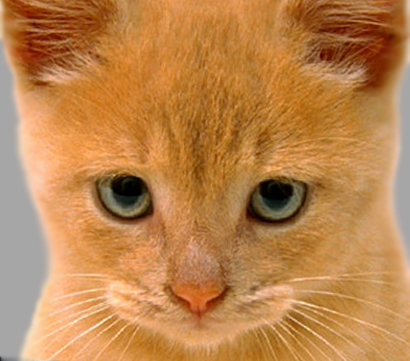
#> input picture Practica 1/imagenes/cat.bmp, 410 x 361 px, found by its file name; the run also reads 5 pictures not shown here
$ python main.py   (older library calls are emulated)
#> lines starting #> are read from the running program, lines starting #| are printed output that depends on the picture
#! /usr/bin/env python
# -*- coding: utf-8 -*-


##########################################################################################################
# Trabajo 1: Filtrado y Muestreo
# Curso 2017/2018
# Gema Correa Fernández

##########################################################################################################


# Importamos las librerías necesarias para desarrollar la práctica
import numpy as np
import cv2
from matplotlib import pyplot as plt
import math


# ------------------------------------------------------------------------------------------------------- #
# EJERCICIO 1
# ------------------------------------------------------------------------------------------------------- #

## APARTADO A ##

# Función que lee una imagen (leemos una imagen con la funcion de opencv 'imread' con el flag especificado)
# Entrada:
#  - filename: nombre del archivo desde el que se lee la imagen
#  - flag_color: variable booleana que nos indica si leemos una imagen en color o en escala de grises
# Salida: devuelve la matriz (el objeto) donde se almacena
def leer_imagen(filename, flag_color=True):

	if (flag_color): # Si flag_color es True, carga una imagen en color de 3 canales
		image = cv2.imread(filename, flags=1);

	else: # Si flag_color es False, carga una imagen en escala de grises
		image = cv2.imread(filename, flags=0);

	return image


# Función que representa imágenes con sus títulos en una misma ventana
# Entrada:
#  - lista_imagen_leida: lista de las imágenes a mostrar
#  - lista_titulos: lista de títulos de cada imagen a mostrar
# Salida: visualización de las imágenes con sus títulos en una misma ventana
def representar_imagenes(lista_imagen_leida, lista_titulos):

	# Comprobamos que el numero de imágenes corresponde con el número de títulos pasados
	if len(lista_imagen_leida) != len(lista_titulos):
		print("No hay el mismo número de imágenes que de títulos.")
		return -1 # No hay el mismo numero de imágenes que de títulos

	# Calculamos el numero de imagenes
	n_imagenes = len(lista_imagen_leida)

	# Establecemos por defecto el numero de columnas
	n_columnas = 2

	# Calculamos el número de filas
	n_filas = (n_imagenes // n_columnas) + (n_imagenes % n_columnas)

	# Establecemos por defecto un tamaño a las imágenes
	plt.figure(figsize=(7,7))

	# Recorremos la lista de imágenes
	for i in range(0, n_imagenes):

		plt.subplot(n_filas, n_columnas, i+1) # plt.subplot empieza en 1

		if (len(np.shape(lista_imagen_leida[i]))) == 2: # Si la imagen es en gris
			plt.imshow(lista_imagen_leida[i], cmap = 'gray')
		else: # Si la imagen es en color
			plt.imshow(cv2.cvtColor(lista_imagen_leida[i], cv2.COLOR_BGR2RGB))

		plt.title(lista_titulos[i]) # Añadimos el título a cada imagen

		plt.xticks([]), plt.yticks([]) # Para ocultar los valores de tick en los ejes X e Y

	plt.show()


## APARTADO B ##

# Función que desenfoca una imagen usando un filtro gaussiana
# Entrada:
#  - imagen: nombre del archivo al cual se le va a aplicar el filtro
#  - sigma: valor del sigma
#  - borde: borde que queremos aplicar a la imagen
# Salida: devuelve la imagen con el filtro aplicado
def alisar_imagen(imagen, sigma, borde):

	# Calculamos el tamanio de la mascara
	tamanio = 3*sigma * 2 + 1

	# Aplicamos el filtro a la imagen
	blur = cv2.GaussianBlur(imagen, ksize=(tamanio,tamanio),
							sigmaX = sigma, sigmaY=sigma, borderType=borde)


	# Cambiamos la imagen a una profundidad(color) de 8 o 16 bits sin signo int (8U, 16U)
	# o 32 bit flotante (32F)
	return blur.astype(np.uint8)


## APARTADO C ##

# Función que aplica convolucion primero por filas y luego por columnas
# Entrada:
#  - imagen: nombre del archivo al cual se le va a aplicar el filtro
#  - borde: borde que queremos aplicar a la imagen
#  - mask_fila: mascara que aplicaremos por filas
#  - mask_col: mascara que aplicaremos por columnas
# Salida: devuelve la imagen convolucionada
def convolucion_separable(imagen, borde, mask_fila=None, mask_col=None):

	# Copio la imagen de entrada
	nueva_imagen = np.copy(imagen)

	# Si imagen en escala de grises B/N
	if len(np.shape(imagen)) == 2:

		if mask_fila is not None:

			# Iteramos por filas
			for i in range(np.shape(imagen)[0]):

				# Aplicamos convolución
				fila = cv2.filter2D(imagen[i,:], -1, mask_fila, borderType=borde)

				# debemos poner fila[:,0] ya que filter2D crea una estructura de canales
				# pero la imagen no tiene canales
				nueva_imagen[i,:] = fila[:,0]

		if mask_col is not None:

			nueva_imagen = nueva_imagen.transpose(1,0) # Transponemos para cambiar filas por columnas

			# Iteramos ahora por columnas (igual que con las filas)
			for i in range(np.shape(imagen)[1]):

				# Aplicamos convolución
				columna = cv2.filter2D(nueva_imagen[i,:], -1, mask_col, borderType=borde)
				nueva_imagen[i,:] = columna[:,0]

			# Volvemos a trasponer para obtener la imagen original alisada
			nueva_imagen = nueva_imagen.transpose(1,0)

	else: # Imagen en color

		if mask_fila is not None:

			# Iteramos filas
			for i in range(np.shape(imagen)[0]):
				# Aplicamos convolución por cada canal
				fila = cv2.filter2D(imagen[i,:,:], -1, mask_fila, borderType=borde)
				nueva_imagen[i,:,:] = fila

		if mask_col is not None:

			nueva_imagen = nueva_imagen.transpose(1,0,2) # Transponemos para cambiar filas por columnas

			# Iteramos ahora por columnas
			for i in range(np.shape(imagen)[1]):
				# Aplicamos convolución por cada canal
				columna = cv2.filter2D(nueva_imagen[i,:,:], -1, mask_col, borderType=borde)
				nueva_imagen[i,:,:] = columna

			# Volvemos a trasponer para obtener la imagen original alisada
			nueva_imagen = nueva_imagen.transpose(1,0,2)

	return nueva_imagen.astype(np.uint8)


## APARTADO D ##

# Función de convolución con núcleo de primera derivada
# Entrada:
#  - imagen: nombre del archivo al cual se le va a aplicar el filtro
#  - sigma: valor del sigma
#  - borde: borde que queremos aplicar a la imagen
# Salida: visualización de imágenes aplicando la primera derivada
def primera_derivada(imagen, sigma, borde):

	# Calculamos el tamanio
	tamanio = 3*sigma*2+1

	# Hacemos la primera derivada del núcleo y nos devolverá una para X y otra para Y
	mascara = cv2.getDerivKernels(dx=1, dy=1, ksize=tamanio)
	# Le asignamos la primera derivada a las filas (X)
	mascara_fila = mascara[0]

	# Usamos la convolución del apartado C
	# Para conseguir los bordes horizontales --> por eso necesitas pasar por columnas
	bordes_horizontales = convolucion_separable(imagen, cv2.BORDER_REFLECT, None, mascara_fila)

	# Le asignamos la primera derivada a las filas (Y)
	mascara_col = mascara[1]
	# Para conseguir los bordes verticales --> por eso necesitas pasar por filas (es cuando cruza)
	bordes_verticales = convolucion_separable(imagen, cv2.BORDER_REFLECT, mascara_col, None)

	# Normalizamos imágenes de derivadas
	bordes_horizontales = cv2.normalize(bordes_horizontales, bordes_horizontales, alpha=0, beta=255, norm_type=cv2.NORM_MINMAX, dtype=cv2.CV_32F)
	bordes_verticales = cv2.normalize(bordes_verticales, bordes_verticales, alpha=0, beta=255, norm_type=cv2.NORM_MINMAX, dtype=cv2.CV_32F)

	representar_imagenes([imagen, bordes_horizontales,bordes_verticales],
		['Original alisada','1ª Bordes Horizontales','1ª Bordes Verticales'])


## APARTADO E ##

# Función de convolución con núcleo de segunda derivada
# Entrada:
#  - imagen: nombre del archivo al cual se le va a aplicar el filtro
#  - sigma: valor del sigma
#  - borde: borde que queremos aplicar a la imagen
# Salida: visualización de imágenes aplicando la segunda derivada
def segunda_derivada(imagen, sigma, borde):

	# Calculamos el tamanio
	tamanio = 3*sigma*2 + 1

	# Hacemos la segunda derivada del núcleo y nos devolverá una para X y otra para Y
	mascara = cv2.getDerivKernels(dx=2, dy=2, ksize=tamanio)
	# Le asignamos la primera derivada a las filas (X)
	mascara_fila = mascara[0]

	# Usamos la convolución del apartado C
	# Para conseguir los bordes horizontales --> por eso necesitas pasar por columnas
	bordes_horizontales = convolucion_separable(imagen, cv2.BORDER_REFLECT, None, mascara_fila)

	# Le asignamos la primera derivada a las filas (Y)
	mascara_col = mascara[1]
	# Para conseguir los bordes verticales --> por eso necesitas pasar por filas (es cuando cruza)
	bordes_verticales = convolucion_separable(imagen, cv2.BORDER_REFLECT, mascara_col, None)

	# Normalizamos imágenes de derivadas
	bordes_horizontales = cv2.normalize(bordes_horizontales, bordes_horizontales, alpha=0, beta=255, norm_type=cv2.NORM_MINMAX, dtype=cv2.CV_32F)
	bordes_verticales = cv2.normalize(bordes_verticales, bordes_verticales, alpha=0, beta=255, norm_type=cv2.NORM_MINMAX, dtype=cv2.CV_32F)

	representar_imagenes([imagen, bordes_horizontales,bordes_verticales],
		['Original alisada','2ª Bordes Horizontales','2ª Bordes Verticales'])


## APARTADO F ##

# Función de convolución con núcleo Laplaciana-Gaussiana
# Entrada:
#  - imagen: nombre del archivo al cual se le va a aplicar el filtro
#  - sigma: valor del sigma
#  - borde: borde que queremos aplicar a la imagen
# Salida: visualización de imágenes aplicando la laplaciana
def laplaciana(imagen, sigma, borde):

	# Calculamos el tamanio
	tamanio = 3*sigma*2 + 1

	# Hacemos la segunda derivada del núcleo y nos devolverá una para X y otra para Y
	mascara = cv2.getDerivKernels(dx=2, dy=2, ksize=tamanio)
	# Sumamos ambas derivadas
	laplaciana = mascara[0] + mascara[1]

	# Normalizamos la imagen
	imagen = cv2.normalize(imagen, imagen, 0, 255, cv2.NORM_MINMAX)

	# Hacemos convolución
	laplace = cv2.filter2D(imagen, -1, kernel = laplaciana, borderType=borde)

	# representar_imagenes([imagen, laplace], ['imagen_original','laplaciana'])
	return laplace.astype(np.uint8)


## APARTADO G ##

# Función que genera una representanción en pirámide Gaussiana
# Entrada:
#  - imagen: nombre del archivo al cual se le va a aplicar el filtro
#  - levels: niveles de la pirámide
#  - borde: borde que queremos aplicar a la imagen
# Salida: visualización de una imagen en pirámide Gaussiana
def piramide_gaussiana(imagen, levels, borde):

	# Genero una copia de la imagem de entrada
	gaussianPyramid = [imagen.copy()]

	# Recorro los niveles
	for i in range(1, levels):

		# Obtengo cada imagen con su tamaño y su alisado
		img = cv2.pyrDown(gaussianPyramid[i - 1], borderType=borde)
		# Y la meto en una lista
		gaussianPyramid.append(img)

	# Compruebo si la imagen es en color
	if (len(np.shape(imagen))) == 3:

		# Creo una imagen, con el tamaño de todas las imágenes a meter
		nueva_imagen = np.empty((np.shape(imagen)[0],math.ceil(np.shape(imagen)[1]*1.5),
			np.shape(imagen)[2]))

		# Meto la primera imagen a mano (estará a la izquierda)
		nueva_imagen[0:np.shape(gaussianPyramid[0])[0],
		0:np.shape(gaussianPyramid[0])[1], 0:3] = gaussianPyramid[0]
		# Meto la segunda imagen a mano (estará a la derecha)
		nueva_imagen[0:np.shape(gaussianPyramid[1])[0],
		np.shape(gaussianPyramid[0])[1]:math.ceil(np.shape(gaussianPyramid[1])[1]+np.shape(gaussianPyramid[0])[1]),
		0:3] = gaussianPyramid[1]

		# Recorro los niveles que me quedan
		for i in range(2, levels):

			# Calculo la altura de cada imagen, para añadirla a continuación de la segunda imagen
			# Por eso voy sumando las alturas, para que así vaya una detrás de otra
			altura = 0
			for j in range (1, i):
				altura = altura + np.shape(gaussianPyramid[j])[0]

			# Ya tengo mi imagen con la pirámide en color (los voy metiendo en mi imagen ventana)
			nueva_imagen[altura:(np.shape(gaussianPyramid[i])[0]+altura),
			np.shape(gaussianPyramid[0])[1]:math.ceil(np.shape(gaussianPyramid[i])[1]+np.shape(gaussianPyramid[0])[1]),
			0:3] = gaussianPyramid[i]

	# Compruebo si la imagen es en blanco y negro
	else:

		# Creo una imagen, con el tamaño de todas las imágenes a meter
		nueva_imagen = np.empty((np.shape(imagen)[0],math.ceil(np.shape(imagen)[1]*1.5)))

		# Meto la primera imagen a mano (estará a la izquierda)
		nueva_imagen[0:np.shape(gaussianPyramid[0])[0],
		0:np.shape(gaussianPyramid[0])[1]] = gaussianPyramid[0]
		# Meto la segunda imagen a mano (estará a la derecha)
		nueva_imagen[0:np.shape(gaussianPyramid[1])[0],
		np.shape(gaussianPyramid[0])[1]:math.ceil(np.shape(gaussianPyramid[1])[1]+np.shape(gaussianPyramid[0])[1])]= gaussianPyramid[1]

		# Recorro los niveles que me quedan
		for i in range(2, levels):

			# Calculo la altura de cada imagen, para añadirla a continuación de la segunda imagen
			# Por eso voy sumando las alturas, para que así vaya una detrás de otra
			altura = 0
			for j in range (1, i):
				altura = altura + np.shape(gaussianPyramid[j])[0]

			# Ya tengo mi imagen con la pirámide en color (los voy metiendo en mi imagen ventana)
			nueva_imagen[altura:(np.shape(gaussianPyramid[i])[0]+altura),
			np.shape(gaussianPyramid[0])[1]:math.ceil(np.shape(gaussianPyramid[i])[1]+np.shape(gaussianPyramid[0])[1])] = gaussianPyramid[i]

	# Devuelvo la pirámide
	return nueva_imagen.astype(np.uint8)


## APARTADO H ##

# Función que genera una representanción en pirámide Laplaciana
# Entrada:
#  - imagen: nombre del archivo al cual se le va a aplicar el filtro
#  - levels: niveles de la pirámide
#  - borde: borde a usar
# Salida: visualización de una imagen en pirámide Laplaciana
def piramide_laplaciana(imagen, levels):

	# Aplicar mi función laplaciana a la imagen original
	imagen = alisar_imagen(imagen, 1, borde=cv2.BORDER_REFLECT)
	imagenL = laplaciana(imagen, 1, cv2.BORDER_REFLECT)
	# imagen = alisar_imagen(imagen, 3, borde=cv2.BORDER_REPLICATE)
	# imagenL = laplaciana(imagen, 1, cv2.BORDER_REPLICATE)

	# Genero una copia de la imagem de entrada
	laplacianPyramid = [imagenL]

	# Recorro los niveles
	for i in range(1, levels):

		# Alisado y reescala
		img = cv2.pyrDown(laplacianPyramid[i - 1])
		# Laplaciana
		# LA IMAGEN YA TIENE HECHA LA LAPLACIANA
		# img = laplaciana(img, 1, cv2.BORDER_REFLECT)  ###COGRREGIDO
		# Creo una lista con las imagenes laplacianas
		laplacianPyramid.append(img)

	# Compruebo si la imagen es en color
	if (len(np.shape(imagen))) == 3:

		# Creo una matriz imagen, con el tamaño de todas las imágenes a meter
		nueva_imagen = np.empty((np.shape(imagen)[0], math.ceil(np.shape(imagen)[1]*1.5),
			np.shape(imagen)[2]))

		# Meto la primera imagen a mano (estará a la izquierda)
		nueva_imagen[0:np.shape(laplacianPyramid[0])[0],
		0:np.shape(laplacianPyramid[0])[1], 0:3] = laplacianPyramid[0]
		# Meto la segunda imagen a mano (estará a la derecha)
		nueva_imagen[0:np.shape(laplacianPyramid[1])[0],
		np.shape(laplacianPyramid[0])[1]:math.ceil(np.shape(laplacianPyramid[1])[1]+np.shape(laplacianPyramid[0])[1]),
		0:3] = laplacianPyramid[1]

		# Recorro los niveles que me quedan
		for i in range(2, levels):

			# Calculo la altura de cada imagen, para añadirla a continuación de la segunda imagen
			# Por eso voy sumando las alturas, para que así vaya una detrás de otra
			altura = 0
			for j in range (1, i):
				altura = altura + np.shape(laplacianPyramid[j])[0]

			# Ya tengo mi imagen con la pirámide en color
			nueva_imagen[altura:(np.shape(laplacianPyramid[i])[0]+altura),
			np.shape(laplacianPyramid[0])[1]:math.ceil(np.shape(laplacianPyramid[i])[1]+np.shape(laplacianPyramid[0])[1]),
			0:3] = laplacianPyramid[i]

	# Compruebo si la imagen es en blanco y negro
	else:
		# Creo una matriz imagen, con el tamaño de todas las imágenes a meter
		nueva_imagen = np.empty((np.shape(imagen)[0],
			math.ceil(np.shape(imagen)[1]*1.5)))

		# Meto la primera imagen a mano (estará a la izquierda)
		nueva_imagen[0:np.shape(laplacianPyramid[0])[0],
		0:np.shape(laplacianPyramid[0])[1]] = laplacianPyramid[0]
		# Meto la segunda imagen a mano (estará a la derecha)
		nueva_imagen[0:np.shape(laplacianPyramid[1])[0],
		np.shape(laplacianPyramid[0])[1]:math.ceil(np.shape(laplacianPyramid[1])[1]+np.shape(laplacianPyramid[0])[1])] = laplacianPyramid[1]

		# Recorro los niveles que me quedan
		for i in range(2, levels):

			# Calculo la altura de cada imagen, para añadirla a continuación de la segunda imagen
			# Por eso voy sumando las alturas, para que así vaya una detrás de otra
			altura = 0
			for j in range (1, i):
				altura = altura + np.shape(laplacianPyramid[j])[0]

			# Ya tengo mi imagen con la pirámide en color
			nueva_imagen[altura:(np.shape(laplacianPyramid[i])[0]+altura),
			np.shape(laplacianPyramid[0])[1]:math.ceil(np.shape(laplacianPyramid[i])[1]+np.shape(laplacianPyramid[0])[1])] = laplacianPyramid[i]

	return nueva_imagen.astype(np.uint8)


# ------------------------------------------------------------------------------------------------------- #
# EJERCICIO 2
# ------------------------------------------------------------------------------------------------------- #

# Función que genera una imagen en baja frecuencia
# Entrada:
#  - imagen: nombre del archivo al cual se le va a aplicar
#  - sigma: valor sigma a pasar
# Salida: matriz de la imagen con baja frecuencia
def genera_baja_frecuencia(imagen, sigma):

	# Calculo el tamanio de la mascara
	tamanio = 6*sigma+1
	# Filtro la imagen con un filtro Gaussiano para alisarla
	mascara = cv2.getGaussianKernel(ksize = tamanio, sigma = sigma)
	# filtrada = cv2.GaussianBlur(imagen, (tamanio,tamanio), sigma)
	filtrada = convolucion_separable(imagen, cv2.BORDER_REFLECT, mascara, mascara)

	# return filtrada.astype(np.uint8)
	return filtrada

# Función que genera una imagen en alta frecuencia
# Entrada:
#  - imagen: nombre del archivo al cual se le va a aplicar
#  - sigma: valor sigma a pasar
# Salida: matriz de la imagen con alta frecuencia
def genera_alta_frecuencia(imagen, sigma):
	# Nos quedamos con los detalles de la imagen al restarle a esta su alisada
	nueva_imagen = imagen - genera_baja_frecuencia(imagen, sigma)

	return nueva_imagen

# Función que genera una imagen hibrida
# Entrada:
#  - imagenA: imagen a aplicar el la alta frecuencia
#  - imagenB: imagen a aplicar el la baja frecuencia
#  - sigmaA: valor de sigma de la alta frecuencia
#  - sigmaB: valor de sigma de la baja frecuencia
# Salida1: imagen(matriz) de la híbrida
# Salida2: imagen ventana con las tres imágenes (alta, baja, hibrida)
def genera_hibrida_gris(imagenA, imagenB, sigmaA, sigmaB):

	# Genero las imagenes de alta y baja frecuencia
	img_alta = genera_alta_frecuencia(imagenA, sigmaA);
	img_baja = genera_baja_frecuencia(imagenB, sigmaB);

	# Las sumo
	hibrida = img_baja + img_alta

	# Normalizo la hibdrida por si hay valores negativos o superiores a 255
	hibrida = cv2.normalize(hibrida,hibrida,0,255, cv2.NORM_MINMAX)

	imagen_compuesta = np.empty((np.shape(img_alta)[0],
						np.shape(img_alta)[1]*3))
	imagen_compuesta[0:np.shape(img_alta)[0],
					0:np.shape(img_alta)[1]] = img_alta
	imagen_compuesta[0:np.shape(img_baja)[0],
					np.shape(img_alta)[1]:np.shape(img_alta)[1]+np.shape(img_baja)[1]] = img_baja
	imagen_compuesta[0:np.shape(hibrida)[0],
					np.shape(img_alta)[1]+np.shape(img_baja)[1]:np.shape(img_alta)[1]+np.shape(img_baja)[1]+np.shape(hibrida)[1],
					] = hibrida

	#return hibrida.astype(np.uint8)
	return imagen_compuesta.astype(np.uint8)
	#return (hibrida.astype(np.uint8),imagen_compuesta.astype(np.uint8))


# ------------------------------------------------------------------------------------------------------- #
# BONUS 1
# ------------------------------------------------------------------------------------------------------- #

# Funcion gaussiana para la mascara
# Implementamos la función que viene definida en el apartado
def funcion(x, sigma):
	k = np.exp(-0.5 * ((x**2)/(sigma**2)))
	return k

# Función que realiza el mismo proceso que getGaussianKernel
# [347 lines left out: functions calcular_mascara_gaussiana, convolucion_1D, convolucionar_imagen, my_pyrDown, piramide_gaussiana_bonus, genera_baja_frecuencia_bonus and 2 more, not called in this run]
	# return imagen_compuesta.astype(np.uint8)


if __name__ == '__main__':


	######################################################################################################
	# EJERCICIO 1
	######################################################################################################

	# EJERCICIO 1 A - Representación de imágenes
	img1 = leer_imagen('imagenes/cat.bmp', True)
#> in leer_imagen, image is the input picture: shape (361, 410, 3); mean B, G, R 77.1, 132.5, 188.3
	img2 = leer_imagen('imagenes/cat.bmp', False)
#> call 2 of leer_imagen, with filename = 'imagenes/cat.bmp', flag_color = False
#> in leer_imagen (call 2), `image = cv2.imread(filename, flags=0);`:
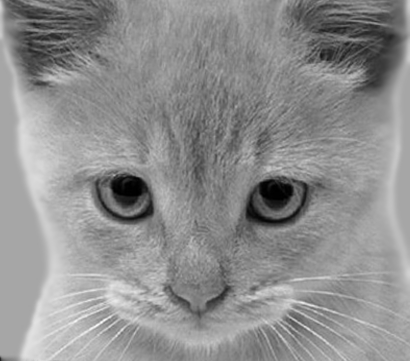
#> image: shape (361, 410); min 0, max 252, mean 142.9
	representar_imagenes([img1,img2], ['Leemos en color','Transformamos a gris'])
#> in representar_imagenes, `n_imagenes = len(lista_imagen_leida)`: n_imagenes = 2
#> in representar_imagenes, `n_filas = (n_imagenes // n_columnas) + (n_imagenes % n_columnas)`: n_filas = 1
#> in representar_imagenes, `plt.show()`:
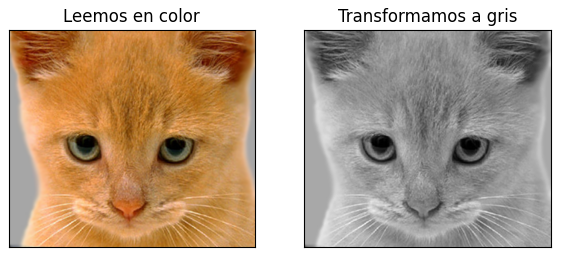
#> figure drawn by matplotlib, 2 panels

	# cv2.waitKey()
	# cv2.destroyAllWindows()

	# EJERCICIO 1B - Convolución con máscara gaussiana
	# img1 = leer_imagen('imagenes/cat.bmp', True)
	img2 = alisar_imagen(img1, sigma=3, borde = cv2.BORDER_CONSTANT)
	img3 = alisar_imagen(img1, sigma=3, borde = cv2.BORDER_REFLECT)
	img4 = alisar_imagen(img1, sigma=9, borde = cv2.BORDER_CONSTANT)
#> call 3 of alisar_imagen, with sigma = 9, borde = 0
#> in alisar_imagen (call 3), `blur = cv2.GaussianBlur(imagen, ksize=(tamanio,tamanio), sigmaX = sigm..`:
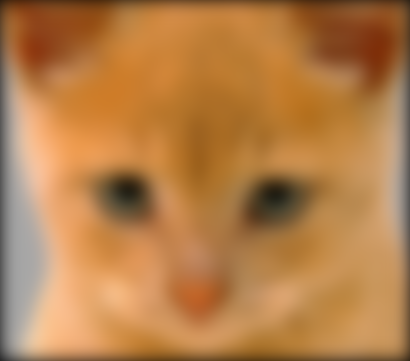
#> blur: shape (361, 410, 3); mean B, G, R 73.2, 127.2, 181.4
	img5 = alisar_imagen(img1, sigma=9, borde = cv2.BORDER_REFLECT)
#> call 4 of alisar_imagen, with sigma = 9, borde = 2
#> in alisar_imagen (call 4), `blur = cv2.GaussianBlur(imagen, ksize=(tamanio,tamanio), sigmaX = sigm..`:
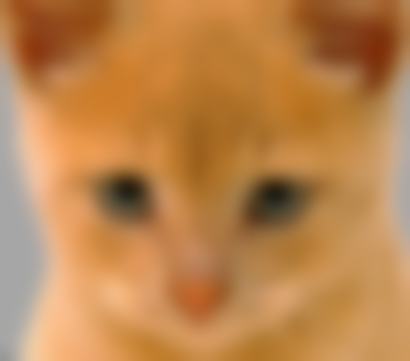
#> blur: shape (361, 410, 3); mean B, G, R 77.1, 132.5, 188.3
	representar_imagenes([img1,img2,img3,img4,img5],
		['Original','BORDER_CONSTANT, σ=3','BORDER_REFLECT, σ=3','BORDER_CONSTANT, σ=9','BORDER_REFLECT, σ=9'])
#> in representar_imagenes (call 2), `n_imagenes = len(lista_imagen_leida)`: n_imagenes = 5
#> in representar_imagenes (call 2), `n_filas = (n_imagenes // n_columnas) + (n_imagenes % n_columnas)`: n_filas = 3
#> in representar_imagenes (call 2), `plt.show()`:
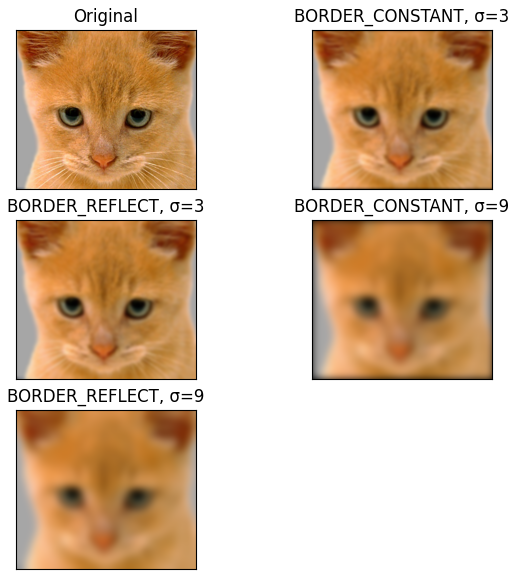
#> figure drawn by matplotlib, 5 panels

	# EJERCICIO 1C - Convolución con núcleo separable
	# Calculo la máscara para filas y para columnas (usando dos sigmas distintos)
	mask_fila1 = cv2.getGaussianKernel(ksize=13, sigma=2)
#> mask_fila1 = [0.00222, 0.00877, 0.027, 0.0648, 0.121, 0.176, 0.2, 0.176, 0.121, 0.0648, 0.027, 0.00877, 0.00222]
	mask_col1 = mask_fila1
#> mask_col1 has the same summary as mask_fila1
	mask_fila2 = cv2.getGaussianKernel(ksize=43, sigma=7)
#> mask_fila2 = 43 values, max 0.0571 at index 21, min 0.000634 at index 0, mean 0.0233
	mask_col2 = mask_fila2
#> mask_col2 has the same summary as mask_fila2
	# img1 = leer_imagen('imagenes/cat.bmp', flag_color=True)
	img2 = convolucion_separable(img1, cv2.BORDER_REPLICATE, mask_fila1, mask_col1)
#> in convolucion_separable, `nueva_imagen = nueva_imagen.transpose(1,0,2)`:
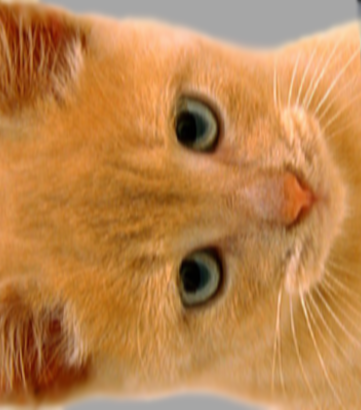
#> nueva_imagen: shape (410, 361, 3); mean B, G, R 77.1, 132.5, 188.3
	img3 = convolucion_separable(img1, cv2.BORDER_CONSTANT, mask_fila1, mask_col1)
#> call 2 of convolucion_separable, with borde = 0, mask_fila = array of shape (13, 1), mask_col = array of shape (13, 1)
#> after the loop in convolucion_separable (call 2), `for i in range(np.shape(imagen)[1]):`:
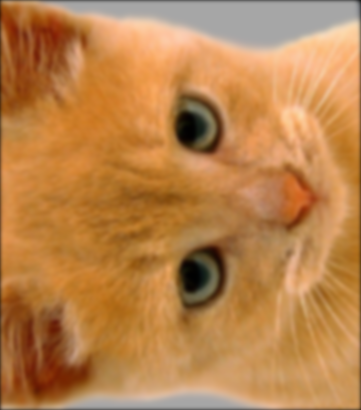
#> nueva_imagen: shape (410, 361, 3); mean B, G, R 76.2, 131.3, 186.8
	img4 = convolucion_separable(img1, cv2.BORDER_REPLICATE, mask_fila2, mask_col2)
#> (the rest of the program and of its run is left out)
